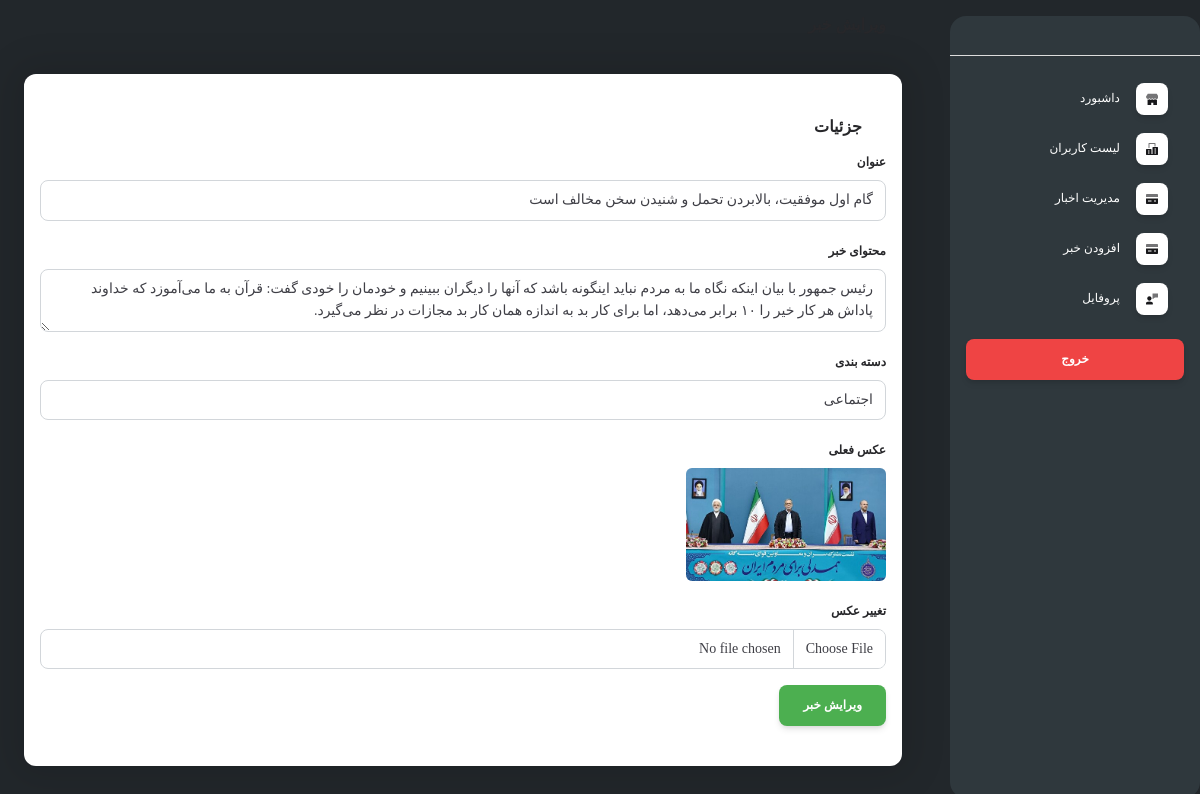
The app's page /pages/admin/edit_news.php?id=17 (signed in) with its own data.
### tables this page shows
CREATE TABLE `posts` (
  `id` int(11) NOT NULL,
  `user_id` int(11) NOT NULL,
  `title` varchar(255) NOT NULL,
  `content` text NOT NULL,
  `image` varchar(255) DEFAULT NULL,
  `category_id` int(11) DEFAULT NULL,
  `author_id` int(11) DEFAULT NULL,
  `created_at` timestamp NOT NULL DEFAULT current_timestamp(),
  `updated_at` timestamp NULL DEFAULT NULL ON UPDATE current_timestamp()
);

CREATE TABLE `categories` (
  `id` int(11) NOT NULL,
  `name` varchar(50) NOT NULL,
  `created_at` timestamp NOT NULL DEFAULT current_timestamp()
);

### config/db.php (called while the page is built, shortened)
<?php
require_once 'config.php';
function db_query($query, $params = []) {
    global $conn;
    $stmt = $conn->prepare($query);
    if ($params) {
        $types = str_repeat('s', count($params));
        $stmt->bind_param($types, ...$params);
    }
    if (!$stmt->execute()) {
        error_log("خطا در اجرای کوئری: " . $stmt->error);
        return null;
    }
    $result = $stmt->get_result();
    return $result && $result->num_rows > 0 ? $result->fetch_all(MYSQLI_ASSOC) : null;
}
function db_query_single($query, $params = []) {
    $result = db_query($query, $params);
    return $result ? $result[0] : null;
}
?>

### pages/admin/edit_news.php (the view, shortened to what this page needs)
<?php
require_once __DIR__ . '/../../config/db.php';
if (isset($_GET['id'])) {
    $post_id = $_GET['id'];
    $news = db_query_single("SELECT * FROM posts WHERE id = ?", [$post_id]);
} else {
    header("Location: news_management.php");
    exit;
}
$categories = db_query("SELECT * FROM categories");
?>
<!DOCTYPE html>
<html lang="fa" dir="rtl">
<head>
    <link href="https://demos.creative-tim.com/soft-ui-dashboard/assets/css/nucleo-icons.css" rel="stylesheet" />
    <link href="https://demos.creative-tim.com/soft-ui-dashboard/assets/css/nucleo-svg.css" rel="stylesheet" />
    <link id="pagestyle" href="../../assets/css/soft-ui-dashboard.css?v=1.1.0" rel="stylesheet" />
</head>
<body class="g-sidenav-show" style="background-color:#22272b">
    <?php include 'sidebar.php'; ?>
    <main class="main-content position-relative max-height-vh-100 h-100 border-radius-lg ">
        <nav class="navbar navbar-main navbar-expand-lg px-0 mx-4 shadow-none border-radius-xl" id="navbarBlur" navbar-scroll="true">
            <div class="container-fluid py-1 px-3">
                <nav aria-label="breadcrumb">
                    <h6 class="font-weight-bolder mb-0">ویرایش خبر</h6>
                </nav>
            </div>
        </nav>
        <div class="container-fluid py-4">
            <div class="row">
                <div class="col-12">
                    <div class="card mb-4 p-3">
                        <div class="card-header pb-0">
                            <h6>جزئیات</h6>
                        </div>
                        <div class="card-body px-0 pt-0 pb-2">
                            <form method="POST" enctype="multipart/form-data">
                                <div class="mb-3">
                                    <label for="title" class="form-label">عنوان</label>
                                    <input type="text" class="form-control" id="title" name="title"
                                        value="<?= htmlspecialchars($news['title']) ?>" required>
                                </div>
                                <div class="mb-3">
                                    <label for="content" class="form-label">محتوای خبر</label>
                                    <textarea class="form-control" id="content" name="content" required><?= htmlspecialchars($news['content']) ?></textarea>
                                </div>
                                <div class="mb-3">
                                    <label for="category" class="form-label">دسته بندی</label>
                                    <select class="form-control" id="category" name="category" required>
                                        <?php foreach ($categories as $cat): ?>
                                            <option value="<?= $cat['id'] ?>" <?= ($cat['id'] == $news['category_id']) ? 'selected' : '' ?>>
                                                <?= htmlspecialchars($cat['name']) ?>
                                            </option>
                                        <?php endforeach; ?>
                                    </select>
                                </div>
                                <div class="mb-3">
                                    <label class="form-label">عکس فعلی</label>
                                    <div>
                                        <img src="<?php echo SITE_URL; ?>pages/uploads/<?= htmlspecialchars($news['image']) ?>" class="img-fluid rounded" style="max-width: 200px;">
                                    </div>
                                </div>
                                <div class="mb-3">
                                    <label for="image" class="form-label">تغییر عکس</label>
                                    <input type="file" class="form-control" id="image" name="image">
                                </div>
                                <button type="submit" class="btn btn-primary">ویرایش خبر</button>
                            </form>
                        </div>
                    </div>
                </div>
            </div>
        </div>
    </main>
</body>
</html>

### pages/admin/edit_news.php (style rules this page uses)
.container-fluid { max-width: 1000px; margin: 0 auto; }
.card-header { background-color: #f8f9fa; }
.card-body { padding: 20px; }
form .form-label { font-weight: bold; }
form .form-control { margin-bottom: 15px; }
button.btn-primary { background-color: #4caf50; border-color: #4caf50; }

### records on screen
posts: title "گام اول موفقیت، بالابردن تحمل و شنیدن سخن مخالف است", content "رئیس جمهور با بیان اینکه نگاه ما به مردم نباید اینگونه باشد که آنها را دیگران ببینیم و خودمان را خودی گفت: قرآن به ما می‌آموزد که خداوند پاداش هر کار خیر را ۱۰ برابر می‌دهد، اما برای کار بد به اندازه همان کار بد مجازات در نظر می‌گیرد.", category "اجتماعی", image (picture)
